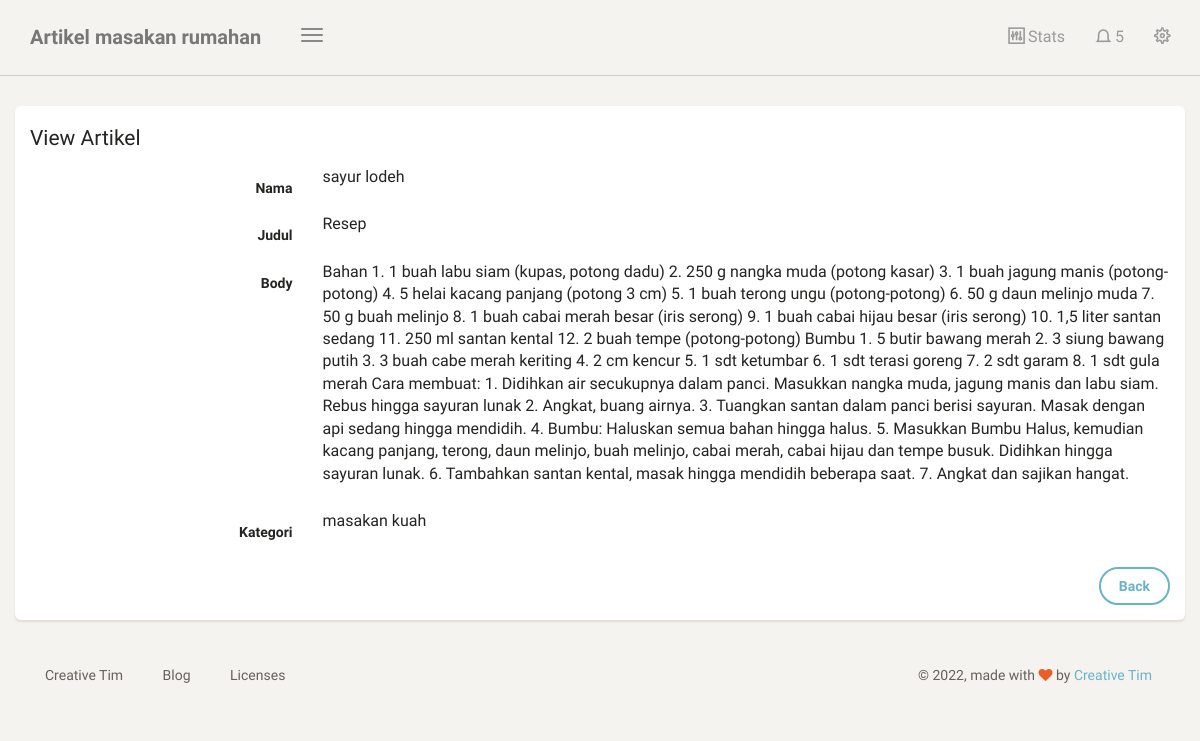
Page /dashboard/artikel/lihat/4 (signed in) on the committed database.
### blog/models.py (models this page shows, shortened)
class Artikel(models.Model):
    nama = models.CharField(max_length=100,blank=True,null=True)
    judul = models.CharField(max_length=100)
    body = models.TextField()
    kategori = models.ForeignKey(Kategori, on_delete=models.CASCADE, blank=True,null=True)
    date = models.DateTimeField(auto_now_add=True)
    class meta :
        ordering = ['-id']
        verbose_name_plural = "Artikel"

class Kategori(models.Model):
    nama = models.CharField(max_length=100)
    def __str__(self):
         return self.nama
    class meta :
        verbose_name_plural = "Kategori"

### blog/views.py (the view)
# urls.py: path('artikel/lihat/<str:id>',lihat_artikel, name='lihat_artikel'),
@login_required
def lihat_artikel(request, id):
    template_name = "back/lihat_artikel.html"
    artikel = Artikel.objects.get(id=id)
    context = {
        'title' : 'View Artikel',
        'artikel' :artikel,
    }
    return render(request, template_name, context)

### templates/back/lihat_artikel.html (shortened to what this page needs)
{% extends 'back/base.html' %}
{% block content %}
<div class="content">
    <div class="container-fluid">
        <div class="row">
            <div class="col-6">
                <div class="card">
                    <form class="form-horizontal" method="POST">
                        <div class="card-header">
                            <h4 class="card-title">
                                {{title}}
                            </h4>
                        </div>
                        <div class="card-content">
                            <div class="form-group">
                                <label class="col-md-3 control-label">Nama</label>
                                <div class="col-md-9">
                                    <p>{{artikel.nama}}</p>
                                </div>
                            </div>
                            <div class="form-group">
                                <label class="col-md-3 control-label">Judul</label>
                                <div class="col-md-9">
                                    <p>{{artikel.judul}}</p>
                                </div>
                            </div>
                            <div class="form-group">
                                <label class="col-md-3 control-label">Body</label>
                                <div class="col-md-9">
                                    <p>{{artikel.body}}</p>
                                </div>
                            </div>
                            <div class="form-group">
                                <label class="col-md-3 control-label">Kategori</label>
                                <div class="col-md-9">
                                    <p>{{artikel.kategori}}</p>
                                </div>
                            </div>
                        </div>
                        <div class="card-footer text-right">
                            <div class="form-group">
                                <label class="col-md-3"></label>
                                <div class="col-md-9">
                                    <a class="bt btn btn-info" href="{% url 'table_artikel' %}">Back </a>
                                </div>
                            </div>
                        </div>
                    </form>
                </div>
            </div>
        </div>
</div>
{% endblock content %}

### rows in the picture
Artikel: nama "sayur lodeh", judul "Resep", body "Bahan 1. 1 buah labu siam (kupas, potong dadu) 2. 250 g nangka muda (potong kasar) 3. 1 buah jagung manis (potong-potong) 4. 5 helai kacang panjang (potong 3 cm) 5. 1 buah terong ungu (potong-potong) 6. 50 g daun melinjo muda 7. 50 g buah melinjo 8. 1 buah cabai merah besar (iris serong) 9. 1 buah cabai hijau besar (iris serong) 10. 1,5 liter santan sedang 11. 250 ml santan kental 12. 2 buah tempe (potong-potong) Bumbu 1. 5 butir bawang merah 2. 3 siung bawang putih 3. 3 buah cabe merah keriting 4. 2 cm kencur 5. 1 sdt ketumbar 6. 1 sdt terasi goreng 7. 2 sdt garam 8. 1 sdt gula merah Cara membuat: 1. Didihkan air secukupnya dalam panci. Masukkan nangka muda, jagung manis dan labu siam.…", kategori "masakan kuah"

### other values in the picture
{{ title }} "View Artikel"
